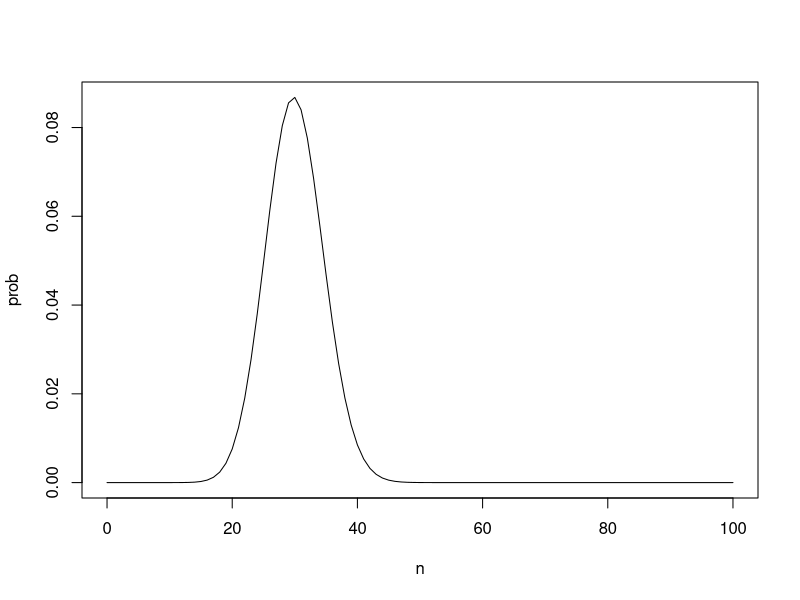
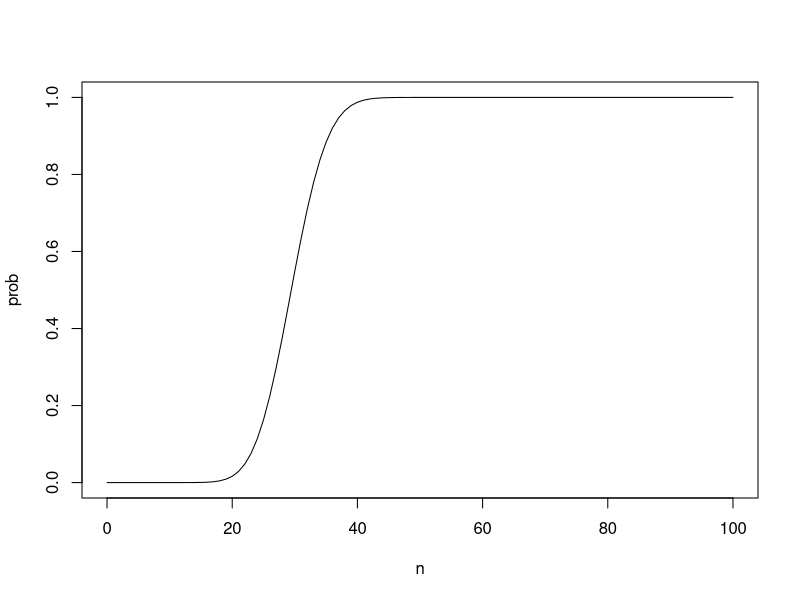
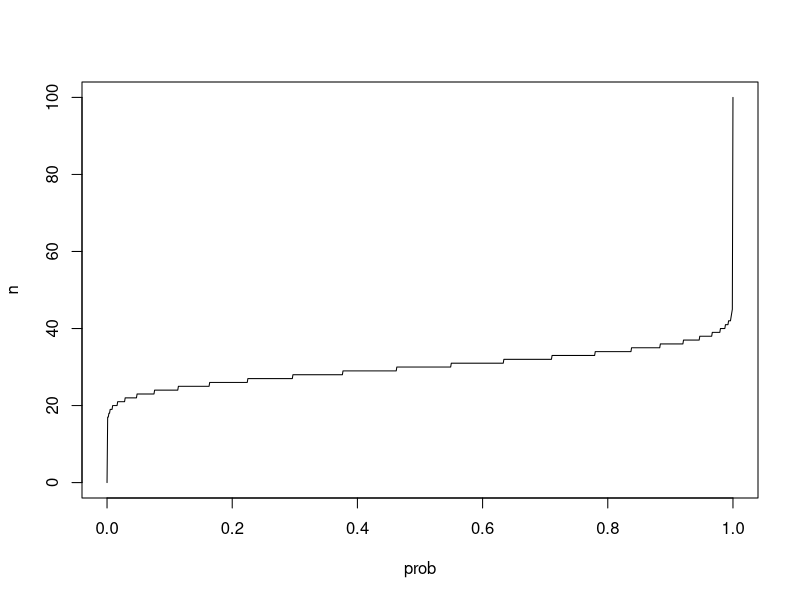
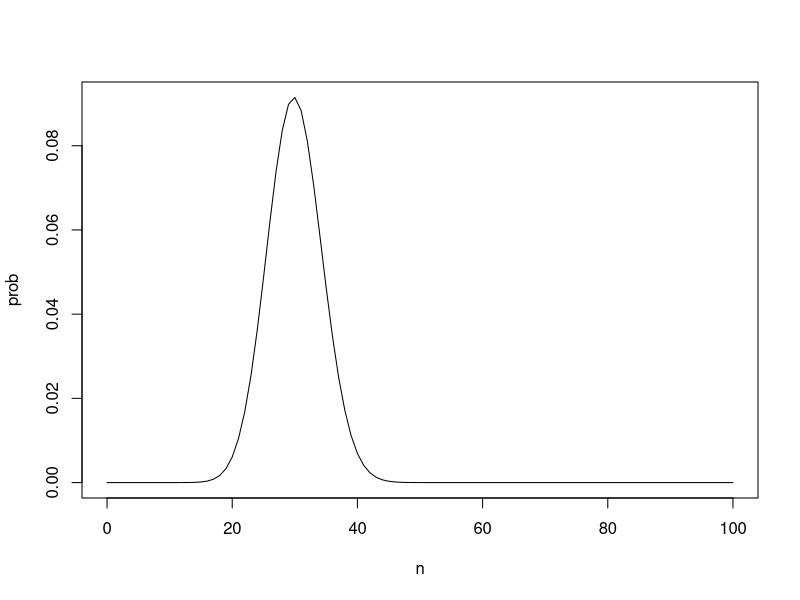
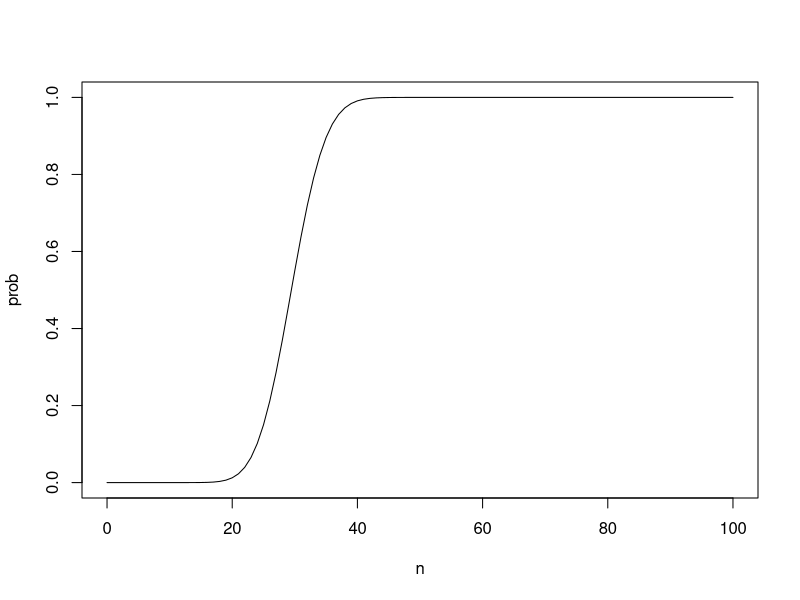
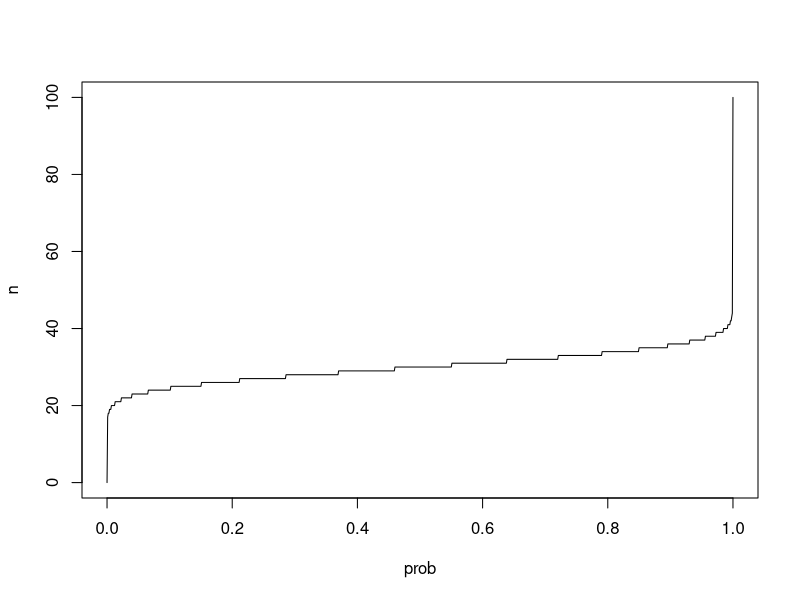

Recreate these plots in R, in order.
## ---- chunk 1
knitr::opts_chunk$set(error = T)
## ---- chunk 2
library(tidyverse)
## ---- chunk 3
omega <- expand.grid(x = 1:6, y = 1:6)
head(omega)
## ---- chunk 4
a <- omega %>% filter(x == 1)
a
b <- omega %>% filter(x + y == 7)
b
## ---- chunk 5
intersect(a,b)
## ---- chunk 6
union(a,b)
## ---- chunk 7
setdiff(a,b)
## ---- chunk 8
setdiff(omega,a) %>% head(10)
## ---- chunk 9
symdiff(a,b)
## ---- chunk 10
n <- 1000
p.f <- 0.3
n.f <- 300
p.m <- 0.7
n.m <- 700
## ---- chunk 11
dbinom(x = 30,
       size = 100,
       prob = p.f)
## ---- chunk 12
plot(
  x = 0:100,
  y = dbinom(
    x = 0:100,
    size = 100,
    prob = p.f
    ),
  type = "l",
  xlab = "n",
  ylab = "prob"
)
## ---- chunk 13
pbinom(q = 30,
       size = 100,
       prob = p.f)
## ---- chunk 14
plot(
  x = 0:100,
  y = pbinom(
    q = 0:100,
    size = 100,
    prob = p.f
    ),
  type = "l",
  xlab = "n",
  ylab = "prob"
)
## ---- chunk 15
qbinom(
  p = 0.5,
  size = 100,
  prob = p.f
)
## ---- chunk 16
plot(
  x = seq(0,1,0.001),
  y = qbinom(
    p = seq(0,1,0.001),
    size = 100,
    prob = p.f
    ),
  type = "l",
  xlab = "prob",
  ylab = "n"
)
## ---- chunk 17
rbinom(10,100,p.f)
## ---- chunk 18
dhyper(x = 30,
       m = n.f,
       n = n.m,
       k = 100)
## ---- chunk 19
plot(
  x = 0:100,
  y = dhyper(
    x = 0:100,
    m = n.f,
    n = n.m,
    k = 100
    ),
  type = "l",
  xlab = "n",
  ylab = "prob"
)
## ---- chunk 20
phyper(q = 30,
       m = n.f,
       n = n.m,
       k = 100)
## ---- chunk 21
plot(
  x = 0:100,
  y = phyper(
    q = 0:100,
    m = n.f,
    n = n.m,
    k = 100
    ),
  type = "l",
  xlab = "n",
  ylab = "prob"
)
## ---- chunk 22
qhyper(
  p = 0.5,
  m = n.f,
  n = n.m,
  k = 100
)
## ---- chunk 23
plot(
  x = seq(0,1,0.001),
  y = qhyper(
    p = seq(0,1,0.001),
    m = n.f,
    n = n.m,
    k = 100,
    ),
  type = "l",
  xlab = "prob",
  ylab = "n"
)
## ---- chunk 24
rhyper(nn = 10,
        m = n.f,
        n = n.m,
        k = 100)
